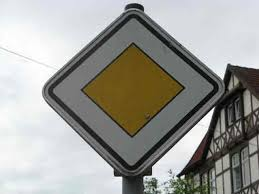
#> input picture new-images/1.jpg, 259 x 194 px; its folder holds 4 pictures in this run
$ jupyter execute --allow-errors Traffic_Sign_Classifier.ipynb   (shell and % lines are left out)
#> lines starting #> are read from the running program, lines starting #| are printed output that depends on the picture
# Self-Driving Car Engineer Nanodegree

## Deep Learning

## Project: Build a Traffic Sign Recognition Classifier

In this notebook, a template is provided for you to implement your functionality in stages, which is required to successfully complete this project. If additional code is required that cannot be included in the notebook, be sure that the Python code is successfully imported and included in your submission if necessary.

> **Note**: Once you have completed all of the code implementations, you need to finalize your work by exporting the iPython Notebook as an HTML document. Before exporting the notebook to html, all of the code cells need to have been run so that reviewers can see the final implementation and output. You can then export the notebook by using the menu above and navigating to  \n",
    "**File -> Download as -> HTML (.html)**. Include the finished document along with this notebook as your submission.

In addition to implementing code, there is a writeup to complete. The writeup should be completed in a separate file, which can be either a markdown file or a pdf document. There is a [write up template](https://github.com/udacity/CarND-Traffic-Sign-Classifier-Project/blob/master/writeup_template.md) that can be used to guide the writing process. Completing the code template and writeup template will cover all of the [rubric points](https://review.udacity.com/#!/rubrics/481/view) for this project.

The [rubric](https://review.udacity.com/#!/rubrics/481/view) contains "Stand Out Suggestions" for enhancing the project beyond the minimum requirements. The stand out suggestions are optional. If you decide to pursue the "stand out suggestions", you can include the code in this Ipython notebook and also discuss the results in the writeup file.

>**Note:** Code and Markdown cells can be executed using the **Shift + Enter** keyboard shortcut. In addition, Markdown cells can be edited by typically double-clicking the cell to enter edit mode.

---
## Step 0: Load The Data

[cell 1]
#Load pickled data
import pickle

import numpy as np

# TODO: Fill this in based on where you saved the training and testing data

training_file = 'data/train.p'
validation_file= 'data/valid.p'
testing_file = 'data/test.p'

#> (the rest of this cell did not finish here and is left out)

---

## Step 1: Dataset Summary & Exploration

The pickled data is a dictionary with 4 key/value pairs:

- `'features'` is a 4D array containing raw pixel data of the traffic sign images, (num examples, width, height, channels).
- `'labels'` is a 1D array containing the label/class id of the traffic sign. The file `signnames.csv` contains id -> name mappings for each id.
- `'sizes'` is a list containing tuples, (width, height) representing the original width and height the image.
- `'coords'` is a list containing tuples, (x1, y1, x2, y2) representing coordinates of a bounding box around the sign in the image. **THESE COORDINATES ASSUME THE ORIGINAL IMAGE. THE PICKLED DATA CONTAINS RESIZED VERSIONS (32 by 32) OF THESE IMAGES**

Complete the basic data summary below. Use python, numpy and/or pandas methods to calculate the data summary rather than hard coding the results. For example, the [pandas shape method](http://pandas.pydata.org/pandas-docs/stable/generated/pandas.DataFrame.shape.html) might be useful for calculating some of the summary results.

### Provide a Basic Summary of the Data Set Using Python, Numpy and/or Pandas

#> (a cell that did not finish here is left out)

### Include an exploratory visualization of the dataset

Visualize the German Traffic Signs Dataset using the pickled file(s). This is open ended, suggestions include: plotting traffic sign images, plotting the count of each sign, etc.

The [Matplotlib](http://matplotlib.org/) [examples](http://matplotlib.org/examples/index.html) and [gallery](http://matplotlib.org/gallery.html) pages are a great resource for doing visualizations in Python.

**NOTE:** It's recommended you start with something simple first. If you wish to do more, come back to it after you've completed the rest of the sections. It can be interesting to look at the distribution of classes in the training, validation and test set. Is the distribution the same? Are there more examples of some classes than others?

[cell 3]
### Data exploration visualization code goes here.
### Feel free to use as many code cells as needed.
import matplotlib.pyplot as plt
import random
import csv

# Visualizations will be shown in the notebook.

#> (the rest of this cell did not finish here and is left out)

[cell 4]
# Plot the histogram for each traffic sign in the training set
plt.figure(figsize=(15,5))
#> (the rest of this cell did not finish here and is left out)

----

## Step 2: Design and Test a Model Architecture

Design and implement a deep learning model that learns to recognize traffic signs. Train and test your model on the [German Traffic Sign Dataset](http://benchmark.ini.rub.de/?section=gtsrb&subsection=dataset).

The LeNet-5 implementation shown in the [classroom](https://classroom.udacity.com/nanodegrees/nd013/parts/fbf77062-5703-404e-b60c-95b78b2f3f9e/modules/6df7ae49-c61c-4bb2-a23e-6527e69209ec/lessons/601ae704-1035-4287-8b11-e2c2716217ad/concepts/d4aca031-508f-4e0b-b493-e7b706120f81) at the end of the CNN lesson is a solid starting point. You'll have to change the number of classes and possibly the preprocessing, but aside from that it's plug and play!

With the LeNet-5 solution from the lecture, you should expect a validation set accuracy of about 0.89. To meet specifications, the validation set accuracy will need to be at least 0.93. It is possible to get an even higher accuracy, but 0.93 is the minimum for a successful project submission.

There are various aspects to consider when thinking about this problem:

- Neural network architecture (is the network over or underfitting?)
- Play around preprocessing techniques (normalization, rgb to grayscale, etc)
- Number of examples per label (some have more than others).
- Generate fake data.

Here is an example of a [published baseline model on this problem](http://yann.lecun.com/exdb/publis/pdf/sermanet-ijcnn-11.pdf). It's not required to be familiar with the approach used in the paper but, it's good practice to try to read papers like these.

### Pre-process the Data Set (normalization, grayscale, etc.)

Minimally, the image data should be normalized so that the data has mean zero and equal variance. For image data, `(pixel - 128)/ 128` is a quick way to approximately normalize the data and can be used in this project.

Other pre-processing steps are optional. You can try different techniques to see if it improves performance.

Use the code cell (or multiple code cells, if necessary) to implement the first step of your project.

[cell 5]
### Preprocess the data here. It is required to normalize the data. Other preprocessing steps could include
### converting to grayscale, etc.
### Feel free to use as many code cells as needed.
from sklearn.utils import shuffle
import tensorflow as tf
import cv2
from numpy import newaxis
from concurrent.futures import ProcessPoolExecutor

USE_DATA_AUGMENTATIOIN = True

# [29 lines left out: function preprocess, not called in this run]

def generate_distorted_images(start, size):
    # Not every traffic sign is flippable
#> called with start = 20000, size = 1
    flippable = [11, 12, 13, 15, 17, 18, 22, 26, 30, 35]
    X_jittered = None
    y_jittered = []

    for i in range(start, start + size):
        images = list()

        # Rotation
        degrees = random.randint(-15, 15)
        M = cv2.getRotationMatrix2D((32 / 2, 32 / 2), degrees, 1)
        images.append(cv2.warpAffine(X_train[i], M, (32, 32)))

        # Translation
        translation_x = random.randint(1, 2)
        translation_y = random.randint(1, 2)
        M = np.float32([[1,0,translation_x],[0,1,translation_y]])
        images.append(cv2.warpAffine(X_train[i], M, (32, 32)))

        translation_x = random.randint(1, 2)
        translation_y = random.randint(1, 2)
        M = np.float32([[1,0,-translation_x],[0,1,-translation_y]])
        images.append(cv2.warpAffine(X_train[i], M, (32, 32)))

        # Affine transformation
        pts1 = np.float32([[5,5],[20,5],[5,20]])
        pts2 = np.float32([[1,3],[20,5],[3,22]])
        M = cv2.getAffineTransform(pts1,pts2)
        images.append(cv2.warpAffine(X_train[i], M, (32,32)))

        # Perspective transformation
        x_pos = random.randint(0, 3)
        y_pos = random.randint(27, 30)
        pts1 = np.float32([[x_pos, 3],[27 + x_pos, 3],[3, y_pos],[27, y_pos]])
        pts2 = np.float32([[0,0],[31,0],[0,31],[30,31]])
        M = cv2.getPerspectiveTransform(pts1,pts2)
        images.append(cv2.warpPerspective(X_train[i], M, (32,32)))

        # Blur
        images.append(cv2.GaussianBlur(X_train[i], (5,5), 0))

        # Flip
        if y_train[i] in flippable:
            images.append(cv2.flip(X_train[i], 1))

        for img in images:
            img = img.reshape((1,) + img.shape)
            if X_jittered is None:
                X_jittered = img
            else:
                X_jittered = np.vstack((X_jittered, img))
            y_jittered = np.append(y_jittered, y_train[i])
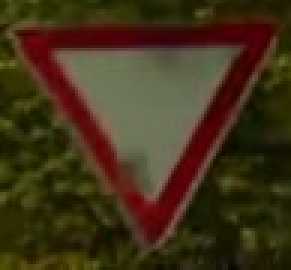
#> input picture new-images/11.jpg, 97 x 90 px (shown 3 times larger)
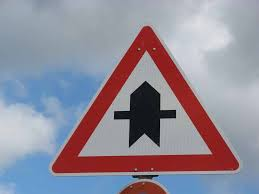
#> input picture new-images/3.jpg, 259 x 194 px
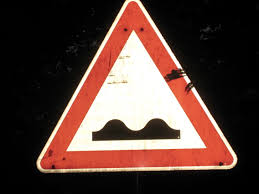
#> input picture new-images/4.jpg, 259 x 194 px

    return X_jittered, y_jittered

# Show an example of the generated images
example_index = 20000
#> (the rest of this cell did not finish here and is left out)

### Model Architecture

[cell 6]
### Define your architecture here.
### Feel free to use as many code cells as needed.
from tensorflow.contrib.layers import flatten

conv1 = None
conv2 = None

# [68 lines left out: function LeNetWide, not called in this run]

### Train, Validate and Test the Model

A validation set can be used to assess how well the model is performing. A low accuracy on the training and validation
sets imply underfitting. A high accuracy on the training set but low accuracy on the validation set implies overfitting.

[cell 7]
### Train your model here.
### Calculate and report the accuracy on the training and validation set.
### Once a final model architecture is selected,
### the accuracy on the test set should be calculated and reported as well.
### Feel free to use as many code cells as needed.

# Hyperparameters
LEARNING_RATE = 0.001
BETA = 0.0001
EPOCHS = 40
BATCH_SIZE = 256
DROPOUT_PROB = 0.5

# probability to keep units
#> (the rest of this cell did not finish here and is left out)

### Evaluate the model

#> (a cell that did not finish here is left out)

---

## Step 3: Test a Model on New Images

To give yourself more insight into how your model is working, download at least five pictures of German traffic signs from the web and use your model to predict the traffic sign type.

You may find `signnames.csv` useful as it contains mappings from the class id (integer) to the actual sign name.

### Load and Output the Images

[cell 9]
### Load the images and plot them here.
### Feel free to use as many code cells as needed.
import matplotlib.image as mpimg
import os

imgdir = 'new-images/'

#> (the rest of this cell did not finish here and is left out)
